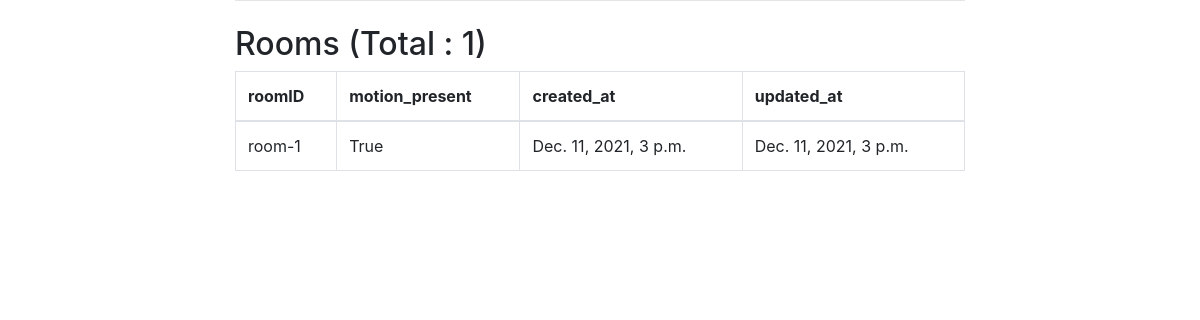
Screenshot of /heating_control/rooms with the database file from the repository.
### heating_control/models.py (models this page shows)
class Room(models.Model):
    roomID = models.CharField(
        max_length=20,
        blank=False,
        null=False
    )
    motion_present = models.BooleanField(
        default=True
    )
    created_at = models.DateTimeField(
        auto_now_add=True
    )
    updated_at = models.DateTimeField(
        auto_now=True
    )

### heating_control/views.py (the view)
# urls.py: path('rooms', RoomListView.as_view()),
class RoomListView(ListView):
    queryset = Room.objects.order_by('-created_at')
    template_name = "heating_control/room_list.html"

### templates/heating_control/room_list.html
{% extends "base.html" %}
{% block content %}
    <h2>Rooms (Total : {{object_list|length}})</h2>
    <table class="table table-bordered">
        <thead>
            <tr>
            <th scope="col">roomID</th>
            <th scope="col">motion_present</th>
            <th scope="col">created_at</th>
            <th scope="col">updated_at</th>
            </tr>
        </thead>
        <tbody>
            {% for room in object_list %}
                <tr>
                    <td>{{ room.roomID }}</td>
                    <td>{{ room.motion_present }}</td>
                    <td>{{ room.created_at }}</td>
                    <td>{{ room.updated_at }}</td>
                </tr>
            {% endfor %}
        </tbody>
        </table>
{% endblock %}

### rows the page displays
Room: roomID "room-1", motion_present "True", created_at "Dec. 11, 2021, 3 p.m.", updated_at "Dec. 11, 2021, 3 p.m."

### other values shown
{{ object_list|length }} "1"
